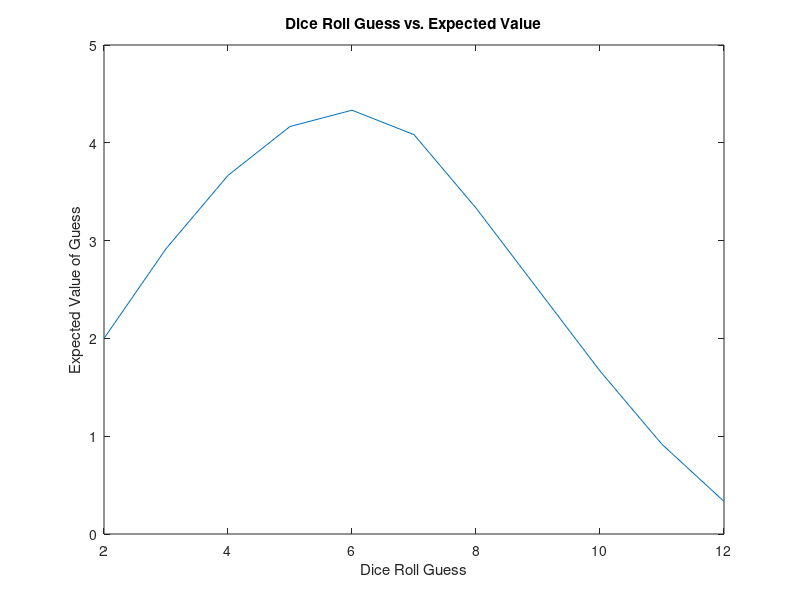
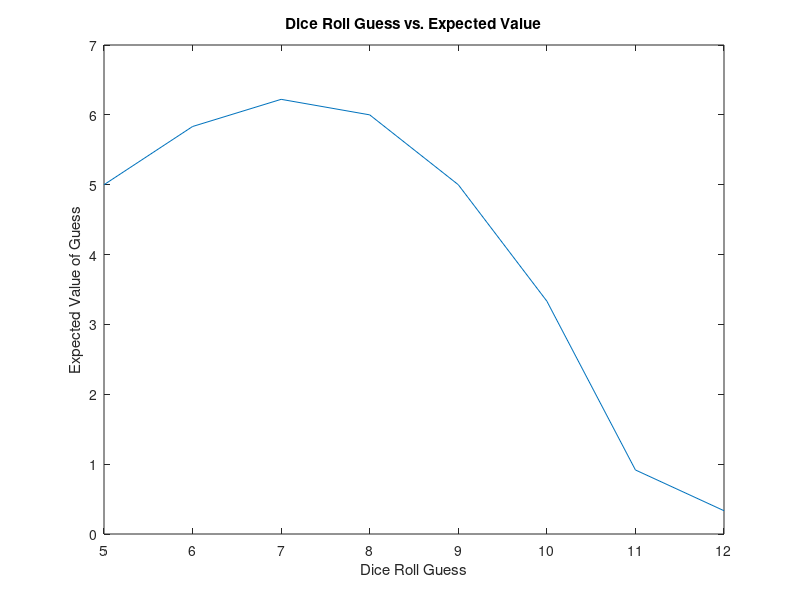

Reproduce these figures in MATLAB, in order.
%{
dice roll probabilities
according to this website:
http://mathworld.wolfram.com/Dice.html
%}
rolls = 2:12;
probs = (6-abs(rolls-7))/36;

%each entry is probability of that roll or greater
probsGreater = [1 1-cumsum(probs)];
probsGreater = probsGreater(1:end-1);

%expected value for each entry
expectedValue = rolls.*probsGreater;

figure
plot(rolls,expectedValue)
xlabel('Dice Roll Guess');
ylabel('Expected Value of Guess');
title('Dice Roll Guess vs. Expected Value');
%%

%roll the dice
diceOne = 1:6;
diceTwo = 1:6;
[ONE,TWO] = meshgrid(diceOne,diceTwo);
matrixOfPossible = ONE+TWO;

%change lowest one to 4 if one is less than 4
for i = 1:6
   for j = 1:6
       if(i < 4 || j < 4)
           newI = i; newJ = j;
          if(i < j)
             newI = 4; 
          else
             newJ = 4;
          end
          matrixOfPossible(i,j)=newI+newJ;
       end
   end
end

%tabulate the outcomes and probabilities of each one
curTable = tabulate(matrixOfPossible(:));
rolls = curTable(:,1);
probs = curTable(:,2)./sum(curTable(:,2));
rolls = rolls(5:end); probs = probs(5:end);

%each entry is probability of that roll or greater
probsGreater = [1 1-cumsum(probs')];
probsGreater = probsGreater(1:end-1);

%expected value for each entry
expectedValue = (rolls').*probsGreater;

figure
plot(rolls,expectedValue)
xlabel('Dice Roll Guess');
ylabel('Expected Value of Guess');
title('Dice Roll Guess vs. Expected Value');



